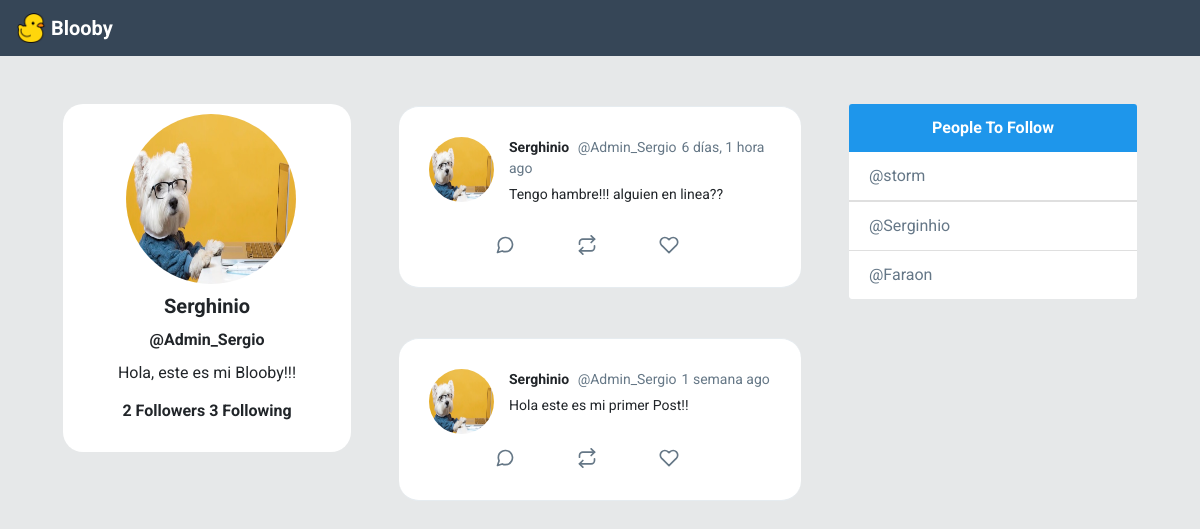
The app's page /profile/Admin_Sergio/ with its own data.
### Blooby/models.py (models this page shows, shortened)
class Profile(models.Model):
	user = models.OneToOneField(User, on_delete=models.CASCADE)
	bio = models.CharField(default='Hola, este es mi Blooby!!!', max_length=100)
	image = models.ImageField(default='default.png')
	def following(self):
		user_ids = Relationship.objects.filter(from_user=self.user)\
									.values_list('to_user_id', flat=True)
		return User.objects.filter(id__in=user_ids)
	def followers(self):
		user_ids = Relationship.objects.filter(to_user=self.user)\
									.values_list('from_user_id', flat=True)
		return User.objects.filter(id__in=user_ids)

class Post(models.Model):
	timestamp = models.DateTimeField(default=timezone.now)
	content = models.TextField(max_length=300)
	user = models.ForeignKey(User, on_delete=models.CASCADE, related_name='posts')
	liked = models.ManyToManyField(User, default=None, blank=True)
	class Meta:
		ordering = ['-timestamp']

### Blooby/views.py (the view)
# urls.py: path('profile/<str:username>/', profile, name='profile'),
def profile(request, username):
	user = User.objects.get(username=username)
	posts = user.posts.all()
	context = {'user':user, 'posts':posts}
	return render(request, 'Blooby/profile.html', context)

### Blooby/templates/Blooby/profile.html (shortened to what this page needs)
{% extends 'Blooby/_base.html' %}
{% load humanize %}
{% block content %}
    <div id="main" class="container-fluid d-flex">
        <div class="sidebar m-5 d-none d-md-block">
            <div class="">
                <div class="card " style="width: 18rem; text-align:center;border-radius: 20px;">
                    <img class="card-img-top rounded-circle"
                        style="width:170px; height: 170px; top: 10px; position: relative;left: 22%;padding-top: 0px;"
                        src="{{ user.profile.image.url }}" alt="Card image cap">
                    <div class="card-body">
                        <h5 class="card-title font-weight-bold">{{ user.first_name }}</h5>
                        <h6 class="card-title font-weight-bold">@{{ user }}</h6>
                        <p class="card-text">{{ user.profile.bio }}</p>
                        <h6 class="card-title font-weight-bold">
                        {{ user.profile.followers.count }} Followers
                        {{ user.profile.following.count }} Following
                        </h6>
                    </div>
                </div>
            </div>
        </div>
        <div class="content">
            {% for post in posts %}
            <div id="tweetCards">
                <div class="tweet-wrap" style="border-radius:20px">
                    <div class="tweet-header">
                        <img src="{{ post.user.profile.image.url }}"
                            alt="" class="avator">
                        <div class="tweet-header-info">
                            {{ post.user.first_name }} <span>@{{ post.user }}</span><span>{{ post.timestamp|naturaltime }}
                            </span>
                            <p>{{ post.content }}</p>
                        </div>
                    </div>
                    <div class="tweet-info-counts">
                        <div class="comments">
                            <button style="background: white; border: none;">
                            </button>
                        </div>
                        <div class="retweets">
                            <button style="background: white; border: none;">
                        </button>
                        </div>
                        <div class="likes">
                            <button style="background: white; border: none;">
                            </button>
                        </div>
                    </div>
                </div>
            </div>
            {% endfor %}
        </div>
        <div class="sidebar m-5 d-none d-xl-block">
            <div class="card" style="width: 18rem;">
                <div class="card-header">
                    People To Follow
                </div>
                <ul class="list-group list-group-flush">
                    <li class="list-group-item"><a href="#" style="text-decoration: none;color: #657787;">@storm</li>
                    <li class="list-group-item"><a href="#" style="text-decoration: none;color: #657787;">@Serginhio</a></li>
                    <li class="list-group-item"><a href="#" style="text-decoration: none;color: #657787;">@Faraon</a></li>
                </ul>
            </div>
        </div>
    </div>
    {% endblock content %}

### static/css/estilo.css (style rules this page uses)
body { background: #E6E8E9; ; font-family: 'Asap', sans-serif; font-family: 'Roboto', sans-serif; transition: background-color .6s; }
img { max-width: 100%; }
.avator { border-radius: 100px; width: 65px; height: 65px; margin-right: 15px; }
.card { border: none; }
.card-header { background-color: #1E96EB ; color: white; text-align: center; font-weight: bold; border: none; }
#main { justify-content: center; }
.tweet-wrap { max-width: 490px; background: #fff; margin: 0 auto; margin-top: 50px; border-radius: 3px; padding: 30px; border-bottom: 1px solid #e6ecf0; border-top: 1px solid #e6ecf0; }
.tweet-header { display: flex; align-items: flex-start; font-size: 14px; }
.tweet-header-info { font-weight: bold; }
.tweet-header-info span { color: #657786; font-weight: normal; margin-left: 5px; }
.tweet-header-info p { font-weight: normal; margin-top: 5px; }
.tweet-info-counts { display: flex; margin-left: 60px; margin-top: 10px; }
.tweet-info-counts div { display: flex; margin-right: 20px; }
.tweet-info-counts div svg { color: #657786; margin-right: 10px; }
a:link { color: #1E96EB ; text-decoration: none; }

### records on screen
Post: user.profile.image (picture), user.first_name "Serghinio", user "Admin_Sergio", timestamp "6 días, 1 hora ago", content "Tengo hambre!!! alguien en linea??"
Post: user.profile.image (picture), user.first_name "Serghinio", user "Admin_Sergio", timestamp "1 semana ago", content "Hola este es mi primer Post!!"

### other values on screen
{{ user.first_name }} "Serghinio"
{{ user }} "Admin_Sergio"
{{ user.profile.bio }} "Hola, este es mi Blooby!!!"
{{ user.profile.followers.count }} "2"
{{ user.profile.following.count }} "3"
